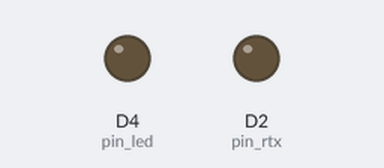
Bench run of a sketch on a simulated ESP8266 (NodeMCU). Parts: output pins drawn as LEDs (lit = HIGH). WiFi joins after 1.5 s; servers stay silent unless stated; what the sketch prints to the serial monitor is not drawn.

Above: at 0.1 s.
At 2.2 s:
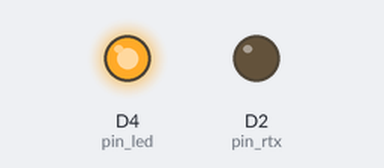
Timing chart, 0 to 121.6 s (numbered marks = the images above):
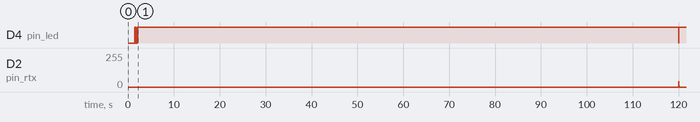

The sketch:

collar_rf.ino
```cpp
/*
Originally developed by Smouldery and Mikey who very kindly allowed us the use of their code.

Link to Smoulderys original code: https://github.com/smouldery/shock-collar-control/blob/master/Arduino%20Modules/transmitter_vars.ino

adapted by Deviant Designs

Link to Deviant Design work: http://deviant-designs.co.uk/2019/03/29/arduino-controlled-shock-collar/

some timing changes to match the new RF protocol by DpMartee

Adapted to accept commands over UDP by timothyhay
Packet buffer accepts commands in the following format:
0 0 000
| |  |
| | collar_power
| |
| mode
|
channel

*/


#include <ESP8266WiFi.h>
#include <WiFiUdp.h>

const char* SSID = "STN";
const char* pass = "88bb6b7054";
unsigned int port = 4120;
char incomingPacket[5]; // Packet buffer.
// The following have a increased length to allow for adding an null terminator to the end.
char activePower[4]; // Power level buffer
char activeChannel[2]; // Channel buffer
char activeMode[2]; // Mode buffer
WiFiUDP Udp;

//=================================================== START OF COLLAR SETUP CODE ======================================================================

//const int shock_min = 0; // Minimum of power a command will be executed at
const int shock_delay = 10; // Maximum rate at which the shock function can be used at
//const int cmd_max = 1000; // Maximum of milliseconds which a command can be executed at

// Constant variables
const int pin_led = LED_BUILTIN; // Pin for indication LED
const int pin_rtx =  D2; // Pin to transmit over
const String key = "00101100101001010"; // Key of the transmitter, dont touch if you dont know how it works

// Variables which do change
int collar_chan = 0; // Can be channel 0 or 1. Can be set over UDP.
int collar_duration = 500; // Duration of the command in milliseconds. Seems to be useless.
int collar_power = 10; // Strength of the command, can be 0-100, but will be limited by shock_min and shock_max. Can be set over UDP
int collar_mode = 3; // See below

// Define values for easier recognition
#define COLLAR_LED 1
#define COLLAR_BEEP 2
#define COLLAR_VIB 3
#define COLLAR_ZAP 4

// Strings used for building up the command sequence
String sequence, power, channelnorm, channelinv, modenorm, modeinv;

// Store the last time anything was transmitted to the collar
unsigned long transmit_last = 0;
unsigned long shock_last = 0;
void transmit_command(int c, int m, int p = 0)
{
  transmit_last = millis();
  switch (c) // Check the channel
  {
    case 1: // Channel 1
      channelnorm = "111";
      channelinv = "000";
      break;
    default: // Channel 0
      channelnorm = "000";
      channelinv = "111";
      break;
  }

  switch (m) // Check the mode
  {
    case 1: // Light
      modenorm = "1000";
      modeinv = "1110";
      break;
    case 2: // Beep
      modenorm = "0100";
      modeinv = "1101";
      break;
    case 4: // Shock
      modenorm = "0001";
      modeinv = "0111";
      shock_last = millis();
      break;
    default: // Vibrate
      modenorm = "0010";
      modeinv = "1011";
//      p = 10; // Set strengh to 10 for the command to be executed properly
      break;
  }

  // Convert power to binary
  int zeros = String(p, BIN).length();

  String power;
  for (int i = 0; i < 7 - zeros; i++)
  {
    power = power + "0";
  }
  power = power + String(p, BIN);

  String sequence = "1" + channelnorm + modenorm + key + power + modeinv + channelinv + "00";

  digitalWrite(pin_led, LOW);
//  d = constrain(d, 50, cmd_max); // Clamp duration of the command
  unsigned long cmd_start = millis();
//  while (millis() - cmd_start < d)
//  {
    // start bit
    digitalWrite(pin_rtx, HIGH);
    delayMicroseconds(400); // chnged to new protocol
    digitalWrite(pin_rtx, LOW);
    delayMicroseconds(750);// wait 750 uS

    for (int n = 0; n < 41 ; n++)
    {
      if (sequence.charAt(n) == '1') // Transmit a one
      {
        digitalWrite(pin_rtx, HIGH);
        delayMicroseconds(200); // chnged to new protocol
        digitalWrite(pin_rtx, LOW);
        delayMicroseconds(1500); // chnged to new protocol
      }
      else // Transmit a zero
      {
        digitalWrite(pin_rtx, HIGH);
        delayMicroseconds(200); // chnged to new protocol
        digitalWrite(pin_rtx, LOW);
        delayMicroseconds(750); // chnged to new protocol
      }
    }
    delayMicroseconds(9000); // chnged to new protocol
//  }
  digitalWrite(pin_led, HIGH);
}

void collar_keepalive()
{
  if (millis() - transmit_last >= 120000) // Send command to the collar at least every 2 minutes to make it stay on
  {
    Serial.println("Keep-alive:\tCollar");
    transmit_command(collar_chan, COLLAR_LED, 50);
  }
}

//=================================================== END OF COLLAR SETUP CODE ======================================================================

void setup()
{
//=================================================== START OF COLLAR SETUP CODE ======================================================================
  pinMode(pin_rtx, OUTPUT); // Set transmitter pin as output
  pinMode(pin_led, OUTPUT); // Set LED pin as output
  Serial.begin(115200);
  //=================================================== END OF COLLAR SETUP CODE ======================================================================
  Serial.printf("Connecting to %s", SSID);
  digitalWrite(LED_BUILTIN, LOW);
    WiFi.begin(SSID, pass);
    while (WiFi.status() != WL_CONNECTED)
    {
        delay(500);
        Serial.print(".");
    }
    Serial.println("connected.");
    for (int i = 0; i <= 8; i++) {
      digitalWrite(LED_BUILTIN, HIGH);
      delay(35);
      digitalWrite(LED_BUILTIN, LOW);
      delay(35);
    }
    Udp.begin(port);
    Serial.printf("Running at IP %s, UDP port %d - listening.\n", WiFi.localIP().toString().c_str(), port);
    digitalWrite(LED_BUILTIN, HIGH);
}

void loop()
{
  collar_keepalive();

  int packetSize = Udp.parsePacket();
  if (packetSize) {
    int len = Udp.read(incomingPacket, 9);
    if (len > 0) {
        incomingPacket[len] = '\0';
    }
    Serial.println("Got packet. Packet received:");
    Serial.println(incomingPacket);
        for (int i = 0; i <= 3; i++) { // Visually indicate received packet
        digitalWrite(LED_BUILTIN, HIGH);
        delay(20);
        digitalWrite(LED_BUILTIN, LOW);
        delay(20);
    }

    activeChannel[0] = incomingPacket[0];
    activeChannel[1] = '\0';

    activeMode[0] = incomingPacket[1];
    activeMode[1] = '\0';
    activePower[0] = incomingPacket[2];
    activePower[1] = incomingPacket[3];
    activePower[2] = incomingPacket[4];
    activePower[3] = '\0';

    Serial.print("collar_chan: ");
    Serial.println(atoi(activeChannel));

    Serial.print("collar_mode: ");
    Serial.println(atoi(activeMode));

    Serial.print("activePower: ");
    Serial.println(atoi(activePower));

    transmit_command(atoi(activeChannel), atoi(activeMode), atoi(activePower));
    transmit_command(atoi(activeChannel), atoi(activeMode), atoi(activePower));
//   if (digitalRead(buttonPin) == LOW) {
    // transmit_command(collar_chan, COLLAR_VIB, 100);
//   }
  }
}
```

Measured:
- by itself, D4 (pin_led): goes 8 × (LOW 0.04 s, HIGH 0.04 s), LOW 0.04 s, HIGH 118 s, LOW 0.06 s, then HIGH
- by itself, D2 (pin_rtx): 0/255 → 43/255 at 120 s, → 9/255 0.04 s later, → 0/255 0.04 s later
